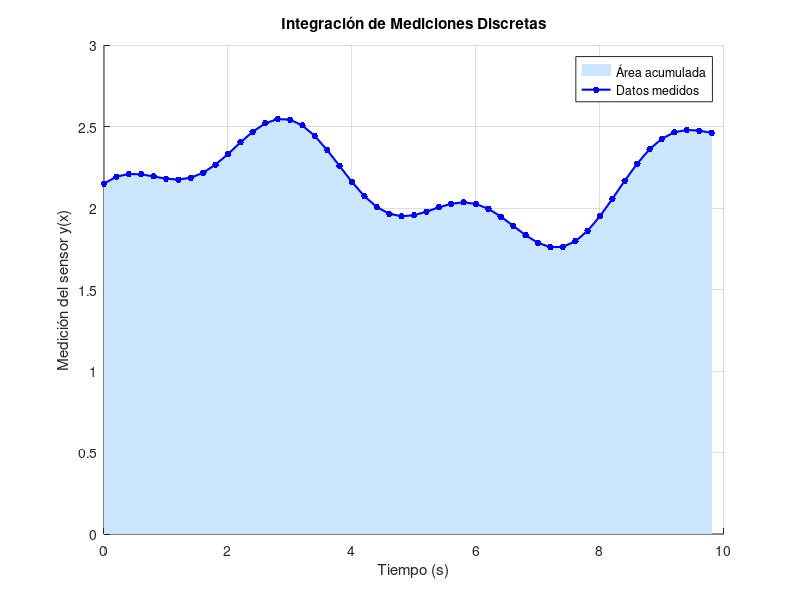

Write MATLAB code to recreate this figure.
% Cargar el CSV (ignorando la primera fila de encabezados)
datos = csvread('datos_sensor.csv', 1, 0);
x = datos(:, 1);
y = datos(:, 2);

% Verificar paso de discretización (h) y cantidad de datos
h = x(2) - x(1);
N = length(x);

% Regla del Trapecio:

% Se usa la función trapz
I_trap = trapz(x, y);
fprintf('Integral con Trapecio: %.6f\n', I_trap);

% Regla de Simpson:
% Debido a que hay 50 datos (49 intervalos), se aplica Simpson 1/3
% a los primeros 49 datos (48 intervalos) y Trapecio al último
I_simp = 0;

% Aplicar Simpson 1/3 (índices en Octave empiezan en 1)
for i = 1:2:(N-2)
    I_simp = I_simp + (h/3) * (y(i) + 4*y(i+1) + y(i+2));
end

% Sumar el último intervalo con la regla del trapecio
I_simp = I_simp + (h/2) * (y(N-1) + y(N));
fprintf('Integral con Simpson (Híbrido 1/3 + Trapecio final): %.6f\n', I_simp);

% Graficar los datos y el área aproximada
figure;
hold on;

% Dibujar el área bajo la curva
area(x, y, 'FaceColor', [0.8 0.9 1], 'EdgeColor', 'none');

% Graficar los datos medidos encima del área
plot(x, y, 'b.-', 'MarkerSize', 15, 'LineWidth', 1.5);

title('Integración de Mediciones Discretas');
xlabel('Tiempo (s)');
ylabel('Medición del sensor y(x)');
legend('Área acumulada', 'Datos medidos');
grid on;
hold off;
